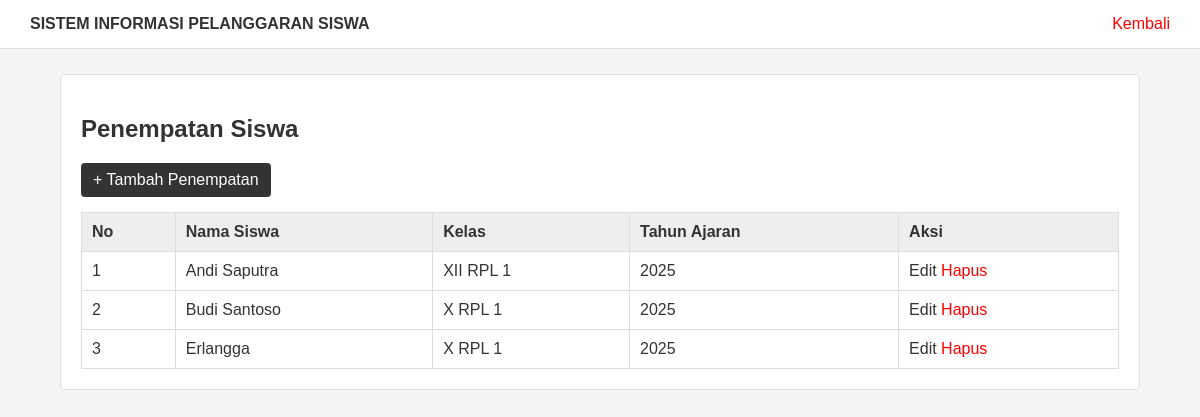
/penempatan_siswa.php (signed in), run on the app's committed database.
### tables this page shows
CREATE TABLE `penempatan_siswa` (
  `id` int(11) NOT NULL,
  `siswa_id` int(11) NOT NULL,
  `kelas_id` int(11) NOT NULL,
  `tahun_ajaran_id` int(11) NOT NULL
);

CREATE TABLE `siswa` (
  `id` int(11) NOT NULL,
  `nis` varchar(30) NOT NULL,
  `nisn` varchar(20) DEFAULT NULL,
  `nama` varchar(150) NOT NULL,
  `jenis_kelamin` char(1) DEFAULT NULL,
  `tanggal_lahir` date DEFAULT NULL,
  `alamat` text DEFAULT NULL,
  `no_hp_ortu` varchar(20) DEFAULT NULL,
  `aktif` tinyint(1) DEFAULT 1,
  `status_aktif` tinyint(1) DEFAULT 1,
  `created_at` timestamp NOT NULL DEFAULT current_timestamp(),
  `updated_at` timestamp NOT NULL DEFAULT current_timestamp() ON UPDATE current_timestamp()
);

CREATE TABLE `kelas` (
  `id` int(11) NOT NULL,
  `nama_kelas` varchar(50) NOT NULL,
  `jurusan` varchar(100) DEFAULT NULL,
  `tingkat` varchar(10) DEFAULT NULL,
  `status_aktif` tinyint(1) DEFAULT 1
);

CREATE TABLE `tahun_ajaran` (
  `id` int(11) NOT NULL,
  `nama` varchar(100) DEFAULT NULL,
  `tanggal_mulai` date DEFAULT NULL,
  `tanggal_selesai` date DEFAULT NULL,
  `aktif` tinyint(1) DEFAULT 1,
  `tahun` varchar(20) NOT NULL,
  `semester` varchar(20) DEFAULT NULL,
  `status_aktif` tinyint(1) DEFAULT 1
);

### penempatan_siswa.php (the view, shortened to what this page needs)
<?php
include "database.php";
$query = mysqli_query($koneksi, "
    SELECT
        penempatan_siswa.id,
        siswa.nama AS nama_siswa,
        kelas.nama_kelas,
        tahun_ajaran.nama AS tahun_ajaran
    FROM penempatan_siswa
    JOIN siswa ON penempatan_siswa.siswa_id = siswa.id
    JOIN kelas ON penempatan_siswa.kelas_id = kelas.id
    JOIN tahun_ajaran ON penempatan_siswa.tahun_ajaran_id = tahun_ajaran.id
    ORDER BY penempatan_siswa.id DESC
");
?>
<!DOCTYPE html>
<html>
<head>
    <link rel="stylesheet" href="style.css">
</head>
<body>
<div class="header">
    <b>SISTEM INFORMASI PELANGGARAN SISWA</b>
    <a href="dashboard.php">Kembali</a>
</div>
<div class="container">
    <div class="box">
        <h2>Penempatan Siswa</h2>
        <a href="tambah_penempatan_siswa.php" class="btn-tambah">
            + Tambah Penempatan
        </a>
        <table>
            <tr>
                <th>No</th>
                <th>Nama Siswa</th>
                <th>Kelas</th>
                <th>Tahun Ajaran</th>
                <th>Aksi</th>
            </tr>
            <?php
            $no = 1;
            while ($data = mysqli_fetch_assoc($query)) {
            ?>
            <tr>
                <td><?= $no++; ?></td>
                <td>
                    <?= htmlspecialchars($data['nama_siswa']); ?>
                </td>
                <td>
                    <?= htmlspecialchars($data['nama_kelas']); ?>
                </td>
                <td>
                    <?= htmlspecialchars($data['tahun_ajaran']); ?>
                </td>
                <td>
                    <a href="edit_penempatan_siswa.php?id=<?= $data['id']; ?>"
                       class="btn-edit">
                        Edit
                    </a>
                    <a href="hapus_penempatan_siswa.php?id=<?= $data['id']; ?>"
                       class="btn-hapus"
                       onclick="return confirm('Yakin ingin menghapus data ini?')">
                        Hapus
                    </a>
                </td>
            </tr>
            <?php } ?>
        </table>
    </div>
</div>
</body>
</html>

### style.css (style rules this page uses)
* { box-sizing: border-box; }
body { margin: 0; font-family: Arial, sans-serif; background: #f4f4f4; color: #333; }
.header { background: white; border-bottom: 1px solid #ddd; padding: 15px 30px; }
.header a { float: right; color: red; text-decoration: none; }
.container { width: 90%; max-width: 1100px; margin: 25px auto; }
.box { background: white; border: 1px solid #ddd; border-radius: 5px; padding: 20px; margin-bottom: 20px; }
table { width: 100%; border-collapse: collapse; background: white; }
table th, table td { border: 1px solid #ddd; padding: 10px; text-align: left; }
table th { background: #eee; }
.btn-tambah { display: inline-block; padding: 8px 12px; background: #333; color: white; text-decoration: none; border-radius: 4px; margin-bottom: 15px; }
.btn-edit { color: #333; text-decoration: none; }
.btn-hapus { color: red; text-decoration: none; }

### data on the page
penempatan_siswa: siswa.nama "Andi Saputra", kelas.nama_kelas "XII RPL 1", tahun_ajaran.nama "2025"
penempatan_siswa: siswa.nama "Budi Santoso", kelas.nama_kelas "X RPL 1", tahun_ajaran.nama "2025"
penempatan_siswa: siswa.nama "Erlangga", kelas.nama_kelas "X RPL 1", tahun_ajaran.nama "2025"
